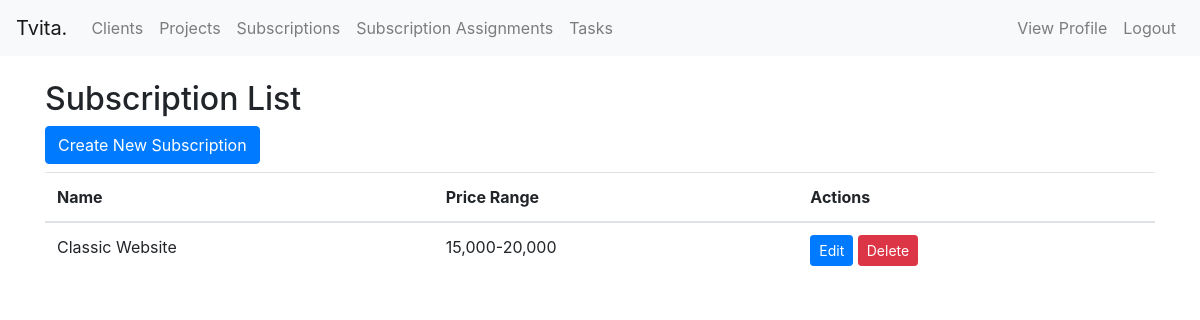
The page /subscriptions/ (signed in) on the database as committed earlier.
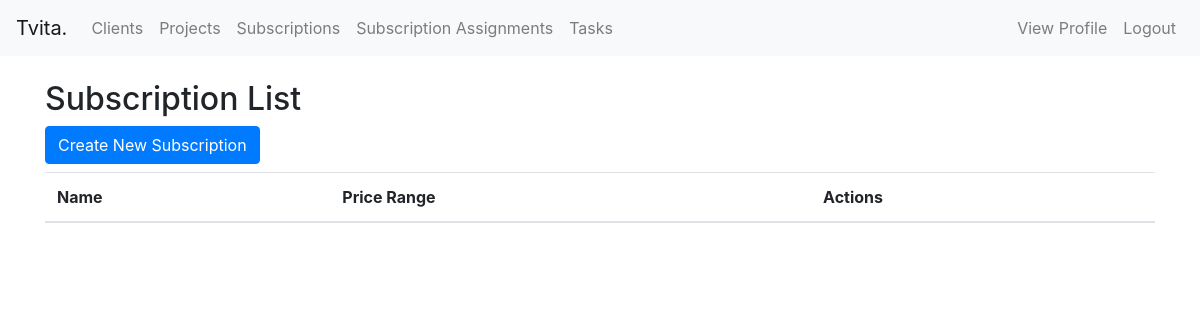
The same page on the database as committed later.
### Clients/models.py (models this page shows, shortened)
class Subscription(models.Model):
    name = models.CharField(max_length=100)
    price_range = models.CharField(max_length=50)
    details = models.TextField()

### Clients/views.py (the view)
# urls.py: path('subscriptions/', views.subscription_list, name='subscription_list'),
@login_required
def subscription_list(request):
    subscriptions = Subscription.objects.all()
    return render(request, 'subscription/subscription_list.html', {'subscriptions': subscriptions})

### templates/subscription/subscription_list.html (shortened to what this page needs)
{% extends 'base.html' %}
{% block content %}
  <h2>Subscription List</h2>
  <a href="{% url 'subscription_create' %}" class="btn btn-primary mb-2">Create New Subscription</a>
  <table class="table">
    <thead>
      <tr>
        <th>Name</th>
        <th>Price Range</th>
        <th>Actions</th>
      </tr>
    </thead>
    <tbody>
      {% for subscription in subscriptions %}
        <tr>
          <td>{{ subscription.name }}</td>
          <td>{{ subscription.price_range }}</td>
          <td>
            <a href="{% url 'subscription_edit' subscription.pk %}" class="btn btn-sm btn-primary">Edit</a>
            <a href="{% url 'subscription_delete' subscription.pk %}" class="btn btn-sm btn-danger" onclick="return confirm('Are you sure you want to delete this subscription?')">Delete</a>
          </td>
        </tr>
      {% endfor %}
    </tbody>
  </table>
{% endblock %}

Rows that differ between the two databases and show on the page:
removed Subscription: name "Classic Website", price_range "15,000-20,000"
